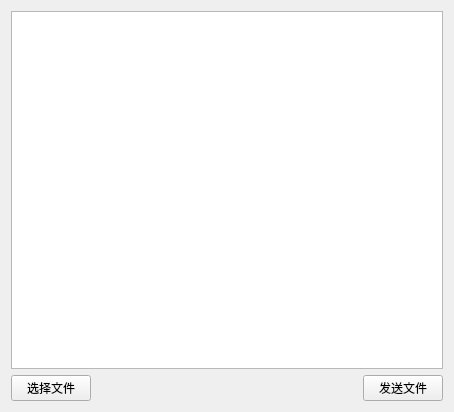
<?xml version="1.0" encoding="UTF-8"?>
<ui version="4.0">
 <class>ServerWidget</class>
 <widget class="QWidget" name="ServerWidget">
  <property name="geometry">
   <rect>
    <x>0</x>
    <y>0</y>
    <width>454</width>
    <height>412</height>
   </rect>
  </property>
  <property name="windowTitle">
   <string>ServerWidget</string>
  </property>
  <layout class="QGridLayout" name="gridLayout">
   <item row="1" column="0">
    <widget class="QPushButton" name="pushButtonFile">
     <property name="text">
      <string>选择文件</string>
     </property>
    </widget>
   </item>
   <item row="1" column="1">
    <spacer name="horizontalSpacer">
     <property name="orientation">
      <enum>Qt::Horizontal</enum>
     </property>
     <property name="sizeHint" stdset="0">
      <size>
       <width>271</width>
       <height>20</height>
      </size>
     </property>
    </spacer>
   </item>
   <item row="1" column="2">
    <widget class="QPushButton" name="pushButtonSend">
     <property name="text">
      <string>发送文件</string>
     </property>
    </widget>
   </item>
   <item row="0" column="0" colspan="3">
    <widget class="QTextEdit" name="textEdit"/>
   </item>
  </layout>
 </widget>
 <resources/>
 <connections/>
</ui>
